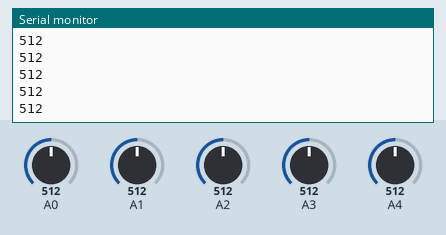
A sketch run on a simulated Teensy 4. Parts: the last lines printed to the serial monitor. The test bench sets the inputs (shaded band); at power-on: A0 = 512, A1 = 512, A2 = 512, A3 = 512, A4 = 512.

Above: at 1.2 s.
1.3 s: A0 set to 716
At 2.5 s:
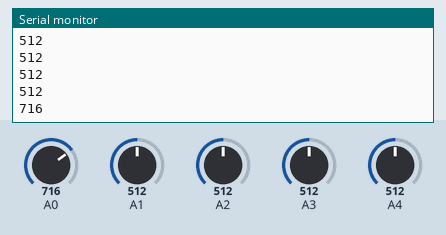
2.8 s: A1 set to 306
At 3.7 s:
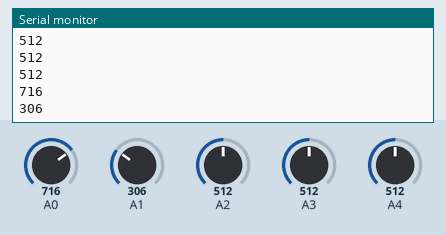
4.3 s: A2 set to 992
At 4.9 s:
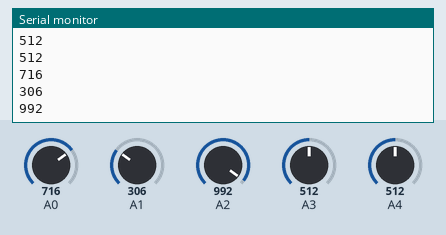
5.8 s: A3 set to 30
At 7.3 s:
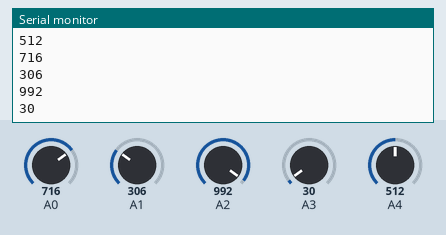
Timing chart, 0 to 8.3 s (numbered marks = the images above; inputs shaded):
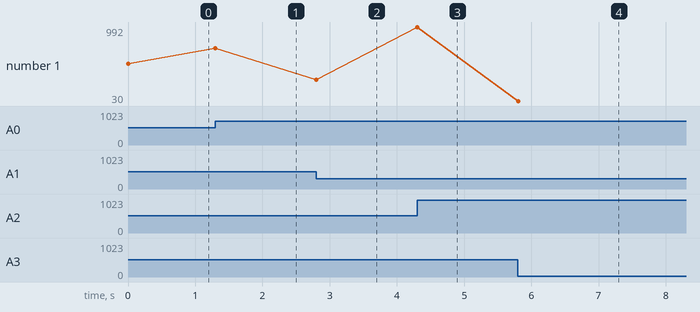

The sketch:

teensyMidterm.ino
```cpp
	byte currentIn1 = 0;
	byte lastIn1 = 0;
	byte currentIn2 = 0;
	byte lastIn2 = 0;
	byte currentIn3 = 0;
	byte lastIn3 = 0;
	byte currentIn4 = 0;
	byte lastIn4 = 0;
	byte currentIn5 = 0;
	byte lastIn5 = 0;

void setup() {
 Serial.begin(9600);
}

void loop() {

	int toPrint1 = analogRead(A0);
	currentIn1 = (toPrint1 / 8);
	if(currentIn1 != lastIn1){
		lastIn1 = currentIn1;
		usbMIDI.sendControlChange(11, lastIn1, 1);  // (cc#, ccVal, ccChan)
		Serial.println(toPrint1);
	}

	int toPrint2 = analogRead(A4);
	currentIn2 = (toPrint2 / 8);
	if(currentIn2 != lastIn2){
		lastIn2 = currentIn2;
		usbMIDI.sendControlChange(12, lastIn2, 1);  // (cc#, ccVal, ccChan)
		Serial.println(toPrint2);
	}

	int toPrint3 = analogRead(A3);
	currentIn3 = (toPrint3 / 8);
	if(currentIn3 != lastIn3){
		lastIn3 = currentIn3;
		usbMIDI.sendControlChange(13, lastIn3, 1);  // (cc#, ccVal, ccChan)
		Serial.println(toPrint3);
	}

	int toPrint4 = analogRead(A2);
	currentIn4 = (toPrint4 / 8);
	if(currentIn4 != lastIn4){
		lastIn4 = currentIn4;
		usbMIDI.sendControlChange(14, lastIn4, 1);  // (cc#, ccVal, ccChan)
		Serial.println(toPrint4);
	}

	int toPrint5 = analogRead(A1);
	currentIn5 = (toPrint5 / 8);
	if(currentIn5 != lastIn5){
		lastIn5 = currentIn5;
		usbMIDI.sendControlChange(15, lastIn5, 1);  // (cc#, ccVal, ccChan)
		Serial.println(toPrint5);
	}

	delay(5);
}
```

Measured:
- after the input at 1.3 s, the serial monitor: prints a new line at once (image 1)
- after the input at 2.8 s, the serial monitor: prints a new line at once (image 2)
- after the input at 4.3 s, the serial monitor: prints a new line at once (image 3)
- after the input at 5.8 s, the serial monitor: prints a new line at once (image 4)
- plotted number 1: 512 → 716 after the input at 1.3 s, 716 → 306 after the input at 2.8 s, 306 → 992 after the input at 4.3 s, 992 → 30 after the input at 5.8 s
